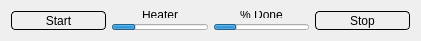
      <widget class="QWidget" name="gridLayoutWidget_2">
       <property name="geometry">
        <rect>
         <x>190</x>
         <y>330</y>
         <width>421</width>
         <height>41</height>
        </rect>
       </property>
       <layout class="QGridLayout" name="gridLayout_3" columnstretch="0,0,0,0,0,0,0">
        <item row="1" column="2">
         <widget class="QProgressBar" name="HeaterProg">
          <property name="sizePolicy">
           <sizepolicy hsizetype="Ignored" vsizetype="Ignored">
            <horstretch>0</horstretch>
            <verstretch>0</verstretch>
           </sizepolicy>
          </property>
          <property name="maximumSize">
           <size>
            <width>200</width>
            <height>200</height>
           </size>
          </property>
          <property name="toolTip">
           <string>&lt;html&gt;&lt;head/&gt;&lt;body&gt;&lt;p&gt;Heater Progress Bar&lt;/p&gt;&lt;p&gt;&lt;br/&gt;&lt;/p&gt;&lt;/body&gt;&lt;/html&gt;</string>
          </property>
          <property name="autoFillBackground">
           <bool>false</bool>
          </property>
          <property name="value">
           <number>24</number>
          </property>
          <property name="textVisible">
           <bool>false</bool>
          </property>
         </widget>
        </item>
        <item row="1" column="5">
         <widget class="QProgressBar" name="CaptureProg">
          <property name="sizePolicy">
           <sizepolicy hsizetype="Ignored" vsizetype="Ignored">
            <horstretch>0</horstretch>
            <verstretch>0</verstretch>
           </sizepolicy>
          </property>
          <property name="maximumSize">
           <size>
            <width>200</width>
            <height>200</height>
           </size>
          </property>
          <property name="toolTip">
           <string>&lt;html&gt;&lt;head/&gt;&lt;body&gt;&lt;p&gt;Data Capture Progress Bar&lt;/p&gt;&lt;/body&gt;&lt;/html&gt;</string>
          </property>
          <property name="value">
           <number>24</number>
          </property>
          <property name="textVisible">
           <bool>false</bool>
          </property>
         </widget>
        </item>
        <item row="0" column="2">
         <widget class="QLabel" name="label_24">
          <property name="sizePolicy">
           <sizepolicy hsizetype="Ignored" vsizetype="Ignored">
            <horstretch>0</horstretch>
            <verstretch>0</verstretch>
           </sizepolicy>
          </property>
          <property name="maximumSize">
           <size>
            <width>200</width>
            <height>10</height>
           </size>
          </property>
          <property name="text">
           <string>Heater</string>
          </property>
          <property name="alignment">
           <set>Qt::AlignCenter</set>
          </property>
         </widget>
        </item>
        <item row="0" column="0" rowspan="2">
         <widget class="QPushButton" name="Start">
          <property name="sizePolicy">
           <sizepolicy hsizetype="Ignored" vsizetype="Ignored">
            <horstretch>0</horstretch>
            <verstretch>0</verstretch>
           </sizepolicy>
          </property>
          <property name="maximumSize">
           <size>
            <width>200</width>
            <height>200</height>
           </size>
          </property>
          <property name="toolTip">
           <string>&lt;html&gt;&lt;head/&gt;&lt;body&gt;&lt;p&gt;Start measurement sequence, press again to skip to next step.&lt;/p&gt;&lt;/body&gt;&lt;/html&gt;</string>
          </property>
          <property name="styleSheet">
           <string notr="true">QPushButton {
background-color: 
qlineargradient(spread:pad, 
x1:0, y1:0, 
x2:0, y2:1, 
stop:0 rgba(100, 255, 100, 255), 
stop:1 rgba(75, 150, 75, 255));
border-radius:4px;
border: 1px solid;
border-color: #000000;
}
QPushButton:hover {
background-color: 
qlineargradient(spread:pad, 
x1:0, y1:0, 
x2:0, y2:1, 
stop:0 rgba(120, 255, 120, 255), 
stop:1 rgba(85, 170, 85, 255));
border-color: #80f080;
}

QPushButton:pressed {
border: 1px solid;
border-color: #008000;
}</string>
          </property>
          <property name="text">
           <string>Start</string>
          </property>
         </widget>
        </item>
        <item row="0" column="6" rowspan="2">
         <widget class="QPushButton" name="Stop">
          <property name="sizePolicy">
           <sizepolicy hsizetype="Ignored" vsizetype="Ignored">
            <horstretch>0</horstretch>
            <verstretch>0</verstretch>
           </sizepolicy>
          </property>
          <property name="maximumSize">
           <size>
            <width>200</width>
            <height>200</height>
           </size>
          </property>
          <property name="toolTip">
           <string>&lt;html&gt;&lt;head/&gt;&lt;body&gt;&lt;p&gt;Stop measurement sequence&lt;/p&gt;&lt;/body&gt;&lt;/html&gt;</string>
          </property>
          <property name="styleSheet">
           <string notr="true">
QPushButton {
background-color: 
qlineargradient(spread:pad, 
x1:0, y1:0, 
x2:0, y2:1, 
stop:0 rgba(250, 50, 50, 255), 
stop:1 rgba(230, 40, 40, 255));
border-radius:4px;
border: 1px solid;
border-color: #000000;
}
QPushButton:hover {
background-color: 
qlineargradient(spread:pad, 
x1:0, y1:0, 
x2:0, y2:1, 
stop:0 rgba(255, 70, 70, 255), 
stop:1 rgba(240, 50, 50, 255));
border-color: #ff8080;
}

QPushButton:pressed {
border: 1px solid;
border-color: #800000;
}
</string>
          </property>
          <property name="text">
           <string>Stop</string>
          </property>
         </widget>
        </item>
        <item row="0" column="5">
         <widget class="QLabel" name="label_25">
          <property name="sizePolicy">
           <sizepolicy hsizetype="Ignored" vsizetype="Ignored">
            <horstretch>0</horstretch>
            <verstretch>0</verstretch>
           </sizepolicy>
          </property>
          <property name="maximumSize">
           <size>
            <width>200</width>
            <height>10</height>
           </size>
          </property>
          <property name="text">
           <string>% Done</string>
          </property>
          <property name="alignment">
           <set>Qt::AlignCenter</set>
          </property>
         </widget>
        </item>
       </layout>
      </widget>
